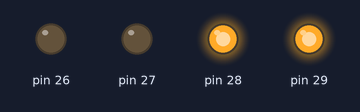
Recording of a sketch running on a simulated Arduino Mega 2560, built with avr-gcc and run on an emulated ATmega2560. Shown: output pins drawn as LEDs (lit = HIGH).

Above: at 0.5 s.
At 1.5 s:
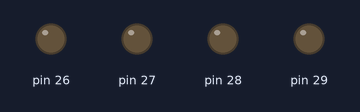
At 2.5 s:
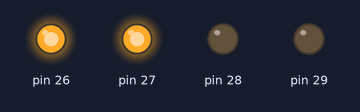
At 4.0 s:
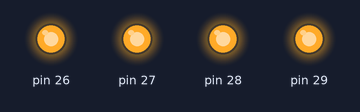
At 5.5 s:
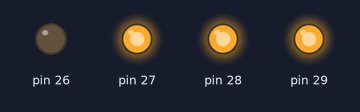
Timing chart, 0 to 6.5 s (numbered marks = the images above):
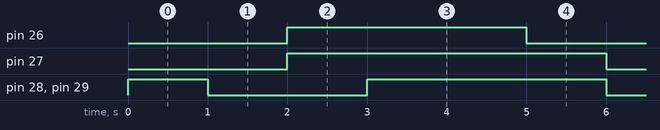

Measured:
- by itself, pin 26: alternates HIGH for 3.0 s and LOW for 2.0 s
- by itself, pin 27: alternates HIGH for 4.0 s and LOW for 1.0 s
- by itself, pin 28, pin 29: repeats every 5.0 s: LOW 2.0 s, HIGH 3.0 s

The sketch:

AVR2.ino
```cpp
#include <avr/io.h>

#include <util/delay.h>

int main(void)

{

  unsigned char led = 0xf0;

  DDRA = 0xf0;

  do{

    PORTA = (led<<2);

    _delay_ms(1000);

    led <<= 1;

    led |= 0xf0; //or 연산

    if(led==0xf0){

      PORTA = (led>>4);

      _delay_ms(1000);

      led = 0x0f ;

    }}while(1);

    return 0;

}
```
